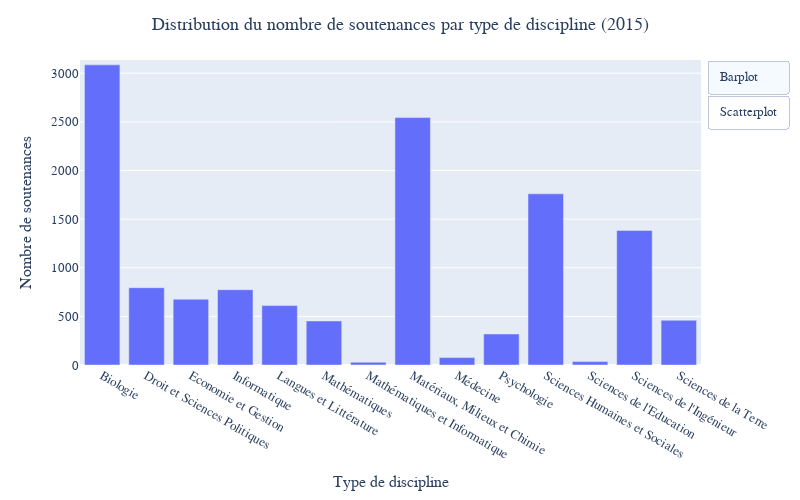

Here is the notebook cell this chart was saved with:
### Code cell
# Création de la figure :
fig2 = px.bar(data_frame = discipline_count_2015,
              y = 'Nombre de soutenances',
              x = 'Type de discipline')

# Actualisation des limites de l'axe y :
fig2.update_yaxes(range = [0, valeur_max_2 + 50])

# Création des boutons de sélection :
my_buttons = [{'label': "Barplot",
               'method': "update",
               'args': [{"type": "bar"}]},
              {'label': "Scatterplot",
               'method': "update",
               'args': [{'type': "scatter", 
                         'mode': 'markers'}]}]

# Ajout des boutons à la figure :
fig2.update_layout(updatemenus = [{'type': 'buttons',
                                   'direction': 'down',
                                   'x': 1.01,
                                   'y': 1,
                                   'xanchor': 'left',
                                   'yanchor': 'top',
                                   'showactive': True,
                                   'active': 0,
                                   'buttons': my_buttons}],
                   hoverlabel = dict(font = dict(family = "EB Garamond", 
                                                 size = 13)),
                   font = dict(family = "EB Garamond", 
                               size = 13),
                   title = dict(text = "Distribution du nombre de soutenances par type de discipline (2015)", 
                                font = dict(size = 18)),
                   title_x = 0.5,
                   height = 500,
                   width = 800)

# Affichage de la figure :
fig2.show()

### Figure 1 — Plotly figure (JSON) as saved in the notebook; plotly's stock layout.template omitted (floating-point values rounded to 4 significant figures)
{"data": [{"alignmentgroup": "True", "hovertemplate": "Type de discipline=%{x}<br>Nombre de soutenances=%{y}<extra></extra>", "legendgroup": "", "marker": {"color": "#636efa", "pattern": {"shape": ""}}, "name": "", "offsetgroup": "", "orientation": "v", "showlegend": false, "textposition": "auto", "type": "bar", "x": ["Biologie", "Droit et Sciences Politiques", "Economie et Gestion", "Informatique", "Langues et Littérature", "Mathématiques", "Mathématiques et Informatique", "Matériaux, Milieux et Chimie", "Médecine", "Psychologie", "Sciences Humaines et Sociales", "Sciences de l'Education", "Sciences de l'Ingénieur", "Sciences de la Terre"], "xaxis": "x", "y": [3086, 795, 677, 774, 611, 453, 29, 2544, 76, 319, 1760, 35, 1384, 460], "yaxis": "y"}], "layout": {"barmode": "relative", "font": {"family": "EB Garamond", "size": 13}, "height": 500, "hoverlabel": {"font": {"family": "EB Garamond", "size": 13}}, "legend": {"tracegroupgap": 0}, "margin": {"t": 60}, "title": {"font": {"size": 18}, "text": "Distribution du nombre de soutenances par type de discipline (2015)", "x": 0.5}, "updatemenus": [{"active": 0, "buttons": [{"args": [{"type": "bar"}], "label": "Barplot", "method": "update"}, {"args": [{"mode": "markers", "type": "scatter"}], "label": "Scatterplot", "method": "update"}], "direction": "down", "showactive": true, "type": "buttons", "x": 1.01, "xanchor": "left", "y": 1, "yanchor": "top"}], "width": 800, "xaxis": {"anchor": "y", "domain": [0, 1], "title": {"text": "Type de discipline"}}, "yaxis": {"anchor": "x", "domain": [0, 1], "range": [0, 3136], "title": {"text": "Nombre de soutenances"}}}}
